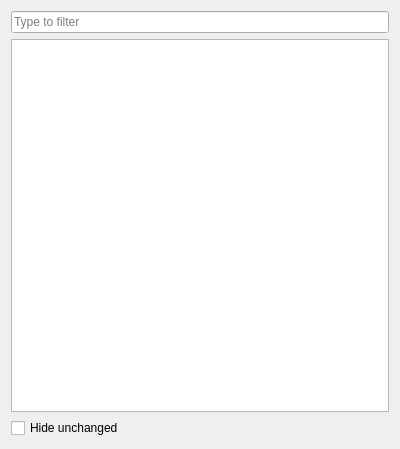
<?xml version="1.0" encoding="UTF-8"?>
<ui version="4.0">
 <class>DiffTreeView</class>
 <widget class="QWidget" name="DiffTreeView">
  <property name="geometry">
   <rect>
    <x>0</x>
    <y>0</y>
    <width>400</width>
    <height>449</height>
   </rect>
  </property>
  <layout class="QVBoxLayout" name="verticalLayout_2">
   <item>
    <widget class="QLineEdit" name="lineEditFilter">
     <property name="placeholderText">
      <string>Type to filter</string>
     </property>
     <property name="clearButtonEnabled">
      <bool>true</bool>
     </property>
    </widget>
   </item>
   <item>
    <widget class="QStackedWidget" name="stackedWidget">
     <property name="currentIndex">
      <number>0</number>
     </property>
     <widget class="QWidget" name="page">
      <layout class="QVBoxLayout" name="verticalLayout">
       <property name="leftMargin">
        <number>0</number>
       </property>
       <property name="topMargin">
        <number>0</number>
       </property>
       <property name="rightMargin">
        <number>0</number>
       </property>
       <property name="bottomMargin">
        <number>0</number>
       </property>
       <item>
        <widget class="QTreeView" name="treeView">
         <property name="headerHidden">
          <bool>true</bool>
         </property>
        </widget>
       </item>
       <item>
        <widget class="QCheckBox" name="checkBoxHideUnchangeds">
         <property name="text">
          <string>Hide unchanged</string>
         </property>
        </widget>
       </item>
      </layout>
     </widget>
     <widget class="QWidget" name="page_2">
      <layout class="QVBoxLayout" name="verticalLayout_3">
       <property name="leftMargin">
        <number>0</number>
       </property>
       <property name="topMargin">
        <number>0</number>
       </property>
       <property name="rightMargin">
        <number>0</number>
       </property>
       <property name="bottomMargin">
        <number>0</number>
       </property>
       <item>
        <widget class="QListView" name="listView"/>
       </item>
      </layout>
     </widget>
    </widget>
   </item>
  </layout>
 </widget>
 <resources/>
 <connections/>
</ui>
